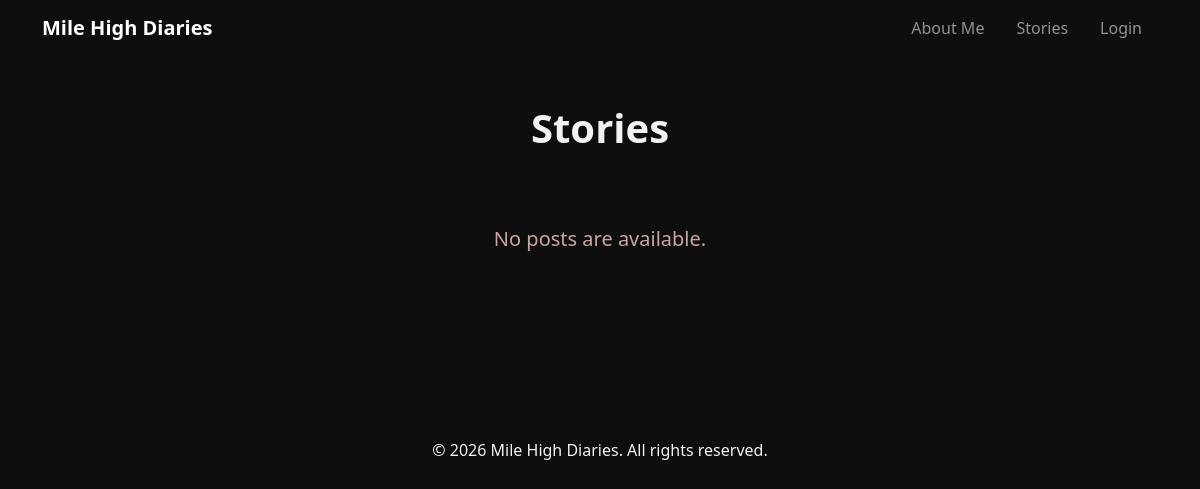
/posts/, run on an earlier commit of the app's database.
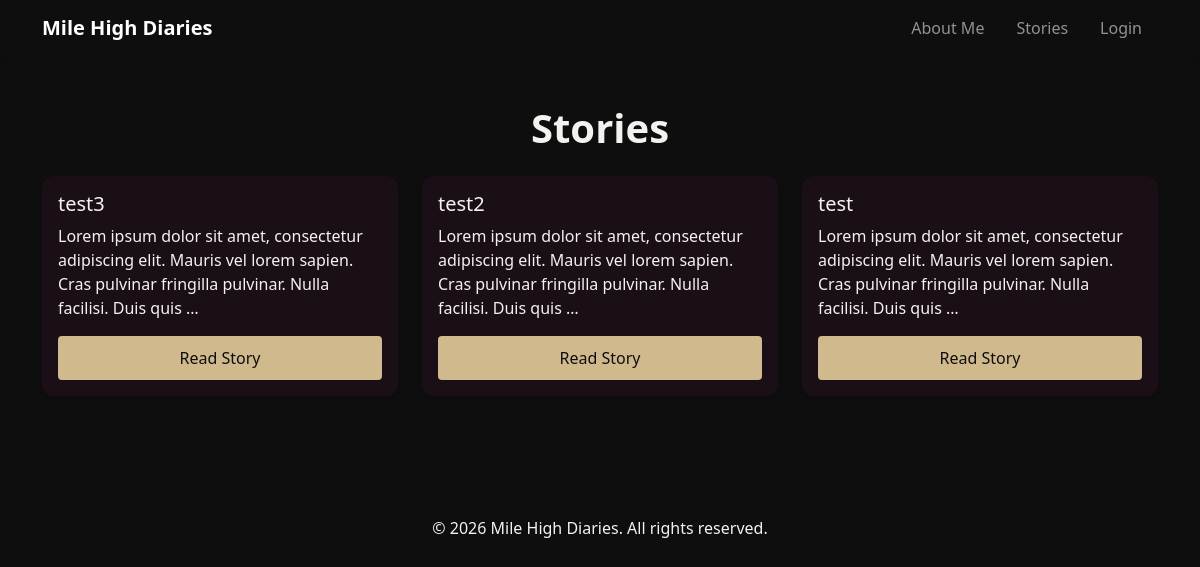
And on a later commit of the database.
### subscriptions/models.py (models this page shows, shortened)
class Post(models.Model):
    title = models.CharField(max_length=100, help_text="Enter a title for your blog post.")
    slug = models.SlugField(max_length=200, unique=True)
    sub_title = models.CharField(max_length=100, blank=True, help_text="Enter a sub-title for your blog post.")
    content = models.TextField(max_length=100000, help_text="Enter the content of your blog post here.", unique=True)
    created_at = models.DateTimeField(auto_now_add=True, help_text="The time at which your post was created.")
    updated_at = models.DateTimeField(auto_now_add=True, help_text="The last time your blog post was updated.")
    class Meta:
        ordering = ['updated_at']

### subscriptions/views.py (the view)
# urls.py: path('posts/', views.PostsView.as_view(), name='posts'),
class PostsView(generic.ListView):
    model = Post
    template_name = "subscriptions/posts.html"
    context_object_name = "latest_blog_posts"
    paginate_by = 10
    def get_queryset(self):
        return Post.objects.order_by("-created_at")

### templates/subscriptions/posts.html (shortened to what this page needs)
{% load static %}
{% include "subscriptions/navbar.html" %}
<head>
</head>
{% block content %}
<div class="container py-5">
  <h1 class="fw-bold text-pearl mb-4 text-center">Stories</h1>
  {% if latest_blog_posts %}
  <div class="row g-4">
    {% for post in latest_blog_posts %}
    <div class="col-md-6 col-lg-4 d-flex">
      <a href="{% url 'post_detail' post.slug %}" class="story-card-link">
        <div class="story-card shadow-sm">
          <h5>{{ post.title }}</h5>
          <p>{{ post.excerpt|default:post.content|truncatewords:20 }}</p>
          <div class="story-btn mt-auto w-100">Read Story</div>
        </div>
      </a>
    </div>
    {% endfor %}
  </div>
  {% else %}
  <div class="d-flex justify-content-center align-items-center py-5">
    <p class="fs-5 text-center no-posts">No posts are available.</p>
  </div>
  {% endif %}
</div>
<footer class="text-center mt-5 py-4">
  &copy; <span id="year"></span> Mile High Diaries. All rights reserved.
</footer>
{% endblock %}

### templates/subscriptions/navbar.html (shortened to what this page needs)
<head>
  <link
    href="https://cdn.jsdelivr.net/npm/bootstrap@5.3.2/dist/css/bootstrap.min.css"
    rel="stylesheet"
  />
</head>
<nav class="navbar navbar-expand-lg navbar-dark bg-velvet shadow-sm">
  <div class="container">
    <a
      class="navbar-brand fw-bold text-pearl"
      href="{% url 'subscriptions-home' %}"
    >
      Mile High Diaries
    </a>
    <div class="collapse navbar-collapse justify-content-end" id="navbarNav">
      <ul class="navbar-nav">
        <li class="nav-item px-2">
          <a class="nav-link nav-hover text-pearl" href="{% url 'about' %}"
            >About Me</a
          >
        </li>
        <li class="nav-item px-2">
          <a class="nav-link nav-hover text-pearl" href="{% url 'posts' %}">
            Stories
          </a>
        </li>
        {% if user.is_authenticated %}
        <li class="nav-item px-2">
          <a class="nav-link" href="{% url 'account_logout' %}">Logout</a>
        </li>
        {% else %}
        <li class="nav-item px-2">
          <a class="nav-link" href="{% url 'account_login' %}">Login</a>
        </li>
        {% endif %}
      </ul>
    </div>
  </div>
</nav>

### templates/subscriptions/posts.html (style rules this page uses)
.story-card { background-color: #1a0f17; color: #f4f2ef; border-radius: 0.75rem; padding: 1rem; display: flex; flex-direction: column; box-shadow: 0 6px 15px rgba(0, 0, 0, 0.4); transition: transform 0.3s ease, box-shadow 0.3s ease; height: 100%; }
.story-card h5, .story-card p { color: #f4f2ef; }
.story-btn { background-color: var(--champagne-gold); color: var(--noir-black); border: 2px solid var(--champagne-gold); padding: 0.5rem 1rem; text-align: center; border-radius: 0.25rem; text-decoration: none; transition: all 0.3s ease; margin-top: auto; }
.story-card-link { text-decoration: none; color: inherit; display: block; }

What changed in the data, as far as the page shows it:
added Post: title "test3", excerpt "Lorem ipsum dolor sit amet, consectetur adipiscing elit. Mauris vel lorem sapien. Cras pulvinar fringilla pulvinar. Nulla facilisi. Duis quis …"
added Post: title "test2", excerpt "Lorem ipsum dolor sit amet, consectetur adipiscing elit. Mauris vel lorem sapien. Cras pulvinar fringilla pulvinar. Nulla facilisi. Duis quis …"
added Post: title "test", excerpt "Lorem ipsum dolor sit amet, consectetur adipiscing elit. Mauris vel lorem sapien. Cras pulvinar fringilla pulvinar. Nulla facilisi. Duis quis …"
Also different on the page:
text no longer shown: "No posts are available."
